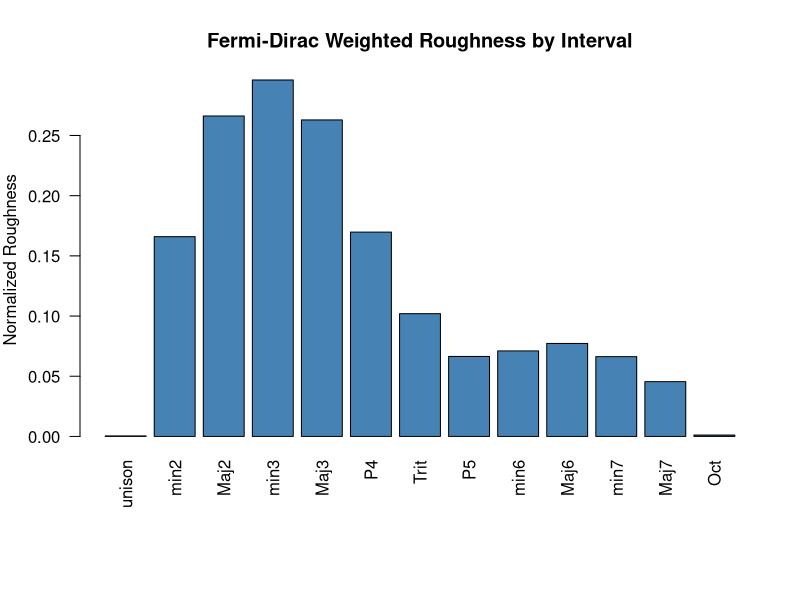

Write R code to recreate this figure.
# Experiment 2: Spin Statistics Consonance
# Fermi-Dirac roughness for interval ratios.
# mu=100Hz, kT=50Hz, N=8 harmonics.

fermi_dirac <- function(e, mu, kt) {
  x <- (e - mu) / kt
  if (x > 500) return(0)
  if (x < -500) return(1)
  1 / (1 + exp(x))
}

roughness <- function(f1, f2) {
  fmin <- min(f1, f2)
  fmax <- max(f1, f2)
  if (fmin <= 0) return(0)
  d <- (fmax - fmin) / fmin
  d_max <- 0.25
  if (d <= 0) return(0)
  x <- d / d_max
  abs(x * exp(-x^2))
}

main <- function() {
  mu <- 100
  kt <- 50
  n_harmonics <- 8
  
  intervals <- list(
    list(name = "unison", ratio = 1),
    list(name = "minor_second", ratio = 16/15),
    list(name = "major_second", ratio = 9/8),
    list(name = "minor_third", ratio = 6/5),
    list(name = "major_third", ratio = 5/4),
    list(name = "perfect_fourth", ratio = 4/3),
    list(name = "tritone", ratio = 45/32),
    list(name = "perfect_fifth", ratio = 3/2),
    list(name = "minor_sixth", ratio = 8/5),
    list(name = "major_sixth", ratio = 5/3),
    list(name = "minor_seventh", ratio = 9/5),
    list(name = "major_seventh", ratio = 15/8),
    list(name = "octave", ratio = 2)
  )
  
  results <- lapply(intervals, function(iv) {
    f0 <- mu
    total_r <- 0
    total_w <- 0
    for (n1 in 1:n_harmonics) {
      freq1 <- f0 * n1
      fd1 <- fermi_dirac(freq1, mu, kt)
      for (n2 in 1:n_harmonics) {
        freq2 <- f0 * iv$ratio * n2
        fd2 <- fermi_dirac(freq2, mu, kt)
        r <- roughness(freq1, freq2)
        w <- fd1 * fd2
        total_r <- total_r + r * w
        total_w <- total_w + w
      }
    }
    norm_r <- if (total_w > 0) total_r / total_w else 0
    list(
      interval = iv$name,
      ratio = round(iv$ratio, 6),
      roughness = round(norm_r, 6),
      raw_roughness = round(total_r, 6),
      fd_weight = round(total_w, 6)
    )
  })
  
  output <- list(
    experiment = "Spin Statistics Consonance",
    mu = mu,
    kT = kt,
    n_harmonics = n_harmonics,
    results = results
  )
  
  cat(toJSON(output))
}

make_plot <- function() {
  mu <- 100; kt <- 50; n_harmonics <- 8
  
  intervals <- list(
    list(name = "unison", ratio = 1),
    list(name = "min2", ratio = 16/15),
    list(name = "Maj2", ratio = 9/8),
    list(name = "min3", ratio = 6/5),
    list(name = "Maj3", ratio = 5/4),
    list(name = "P4", ratio = 4/3),
    list(name = "Trit", ratio = 45/32),
    list(name = "P5", ratio = 3/2),
    list(name = "min6", ratio = 8/5),
    list(name = "Maj6", ratio = 5/3),
    list(name = "min7", ratio = 9/5),
    list(name = "Maj7", ratio = 15/8),
    list(name = "Oct", ratio = 2)
  )
  
  roughness_vals <- sapply(intervals, function(iv) {
    total_r <- 0; total_w <- 0
    for (n1 in 1:n_harmonics) {
      fd1 <- fermi_dirac(mu * n1, mu, kt)
      for (n2 in 1:n_harmonics) {
        fd2 <- fermi_dirac(mu * iv$ratio * n2, mu, kt)
        r <- roughness(mu * n1, mu * iv$ratio * n2)
        w <- fd1 * fd2
        total_r <- total_r + r * w; total_w <- total_w + w
      }
    }
    if (total_w > 0) total_r / total_w else 0
  })
  
  png("/home/phoenix/.openclaw/workspace/docs/quantum_spin_lang/spin_statistics_plot.png",
      width = 800, height = 600, res = 120)
  
  par(mar = c(8, 4, 4, 2))
  names <- sapply(intervals, `[[`, "name")
  barplot(roughness_vals, names.arg = names, col = "steelblue",
          las = 2, main = "Fermi-Dirac Weighted Roughness by Interval",
          ylab = "Normalized Roughness")
  
  dev.off()
}

# JSON serializer (base R)
toJSON <- function(x, indent = 0) {
  pad <- paste(rep("  ", indent), collapse = "")
  pad1 <- paste(rep("  ", indent + 1), collapse = "")
  
  if (is.list(x)) {
    if (!is.null(names(x))) {
      entries <- sapply(names(x), function(nm) {
        val <- toJSON(x[[nm]], indent + 1)
        paste0(pad1, '"', nm, '": ', val)
      })
      paste0("{\n", paste(entries, collapse = ",\n"), "\n", pad, "}")
    } else {
      entries <- sapply(x, function(item) paste0(pad1, toJSON(item, indent + 1)))
      paste0("[\n", paste(entries, collapse = ",\n"), "\n", pad, "]")
    }
  } else if (is.numeric(x)) {
    if (length(x) == 1) {
      if (x == round(x) && abs(x) < 1e15) as.character(x) else sprintf("%.6f", x)
    } else {
      vals <- sapply(x, function(v) if (v == round(v) && abs(v) < 1e15) as.character(v) else sprintf("%.6f", v))
      paste0("[", paste(vals, collapse = ", "), "]")
    }
  } else if (is.logical(x)) {
    tolower(as.character(x))
  } else if (is.character(x)) {
    paste0('"', x, '"')
  } else {
    paste0('"', as.character(x), '"')
  }
}

make_plot()
main()
